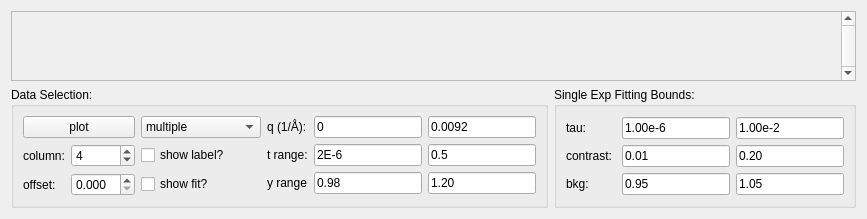
          <widget class="QWidget" name="tab_6">
           <attribute name="title">
            <string>g2</string>
           </attribute>
           <layout class="QGridLayout" name="gridLayout_9">
            <item row="0" column="0">
             <widget class="QScrollArea" name="scrollArea">
              <property name="sizePolicy">
               <sizepolicy hsizetype="Preferred" vsizetype="Preferred">
                <horstretch>0</horstretch>
                <verstretch>30</verstretch>
               </sizepolicy>
              </property>
              <property name="minimumSize">
               <size>
                <width>0</width>
                <height>0</height>
               </size>
              </property>
              <property name="verticalScrollBarPolicy">
               <enum>Qt::ScrollBarAlwaysOn</enum>
              </property>
              <property name="sizeAdjustPolicy">
               <enum>QAbstractScrollArea::AdjustToContents</enum>
              </property>
              <property name="widgetResizable">
               <bool>true</bool>
              </property>
              <widget class="QWidget" name="g2_scroll_area">
               <property name="geometry">
                <rect>
                 <x>0</x>
                 <y>0</y>
                 <width>1776</width>
                 <height>863</height>
                </rect>
               </property>
               <property name="sizePolicy">
                <sizepolicy hsizetype="Expanding" vsizetype="Expanding">
                 <horstretch>0</horstretch>
                 <verstretch>0</verstretch>
                </sizepolicy>
               </property>
               <layout class="QGridLayout" name="gridLayout_10">
                <item row="0" column="0">
                 <widget class="PlotWidgetDev" name="mp_g2" native="true">
                  <property name="sizePolicy">
                   <sizepolicy hsizetype="Expanding" vsizetype="Preferred">
                    <horstretch>0</horstretch>
                    <verstretch>0</verstretch>
                   </sizepolicy>
                  </property>
                  <property name="minimumSize">
                   <size>
                    <width>0</width>
                    <height>0</height>
                   </size>
                  </property>
                 </widget>
                </item>
               </layout>
              </widget>
             </widget>
            </item>
            <item row="1" column="0">
             <layout class="QGridLayout" name="gridLayout_8">
              <item row="0" column="0">
               <widget class="QGroupBox" name="groupBox">
                <property name="sizePolicy">
                 <sizepolicy hsizetype="Expanding" vsizetype="Preferred">
                  <horstretch>0</horstretch>
                  <verstretch>0</verstretch>
                 </sizepolicy>
                </property>
                <property name="minimumSize">
                 <size>
                  <width>0</width>
                  <height>0</height>
                 </size>
                </property>
                <property name="maximumSize">
                 <size>
                  <width>16777215</width>
                  <height>65536</height>
                 </size>
                </property>
                <property name="title">
                 <string>Data Selection:</string>
                </property>
                <layout class="QGridLayout" name="gridLayout_13">
                 <item row="0" column="1">
                  <layout class="QGridLayout" name="gridLayout_11">
                   <item row="2" column="1">
                    <widget class="QLineEdit" name="g2_ymin">
                     <property name="sizePolicy">
                      <sizepolicy hsizetype="Fixed" vsizetype="Fixed">
                       <horstretch>0</horstretch>
                       <verstretch>0</verstretch>
                      </sizepolicy>
                     </property>
                     <property name="text">
                      <string>0.98</string>
                     </property>
                     <property name="placeholderText">
                      <string>min</string>
                     </property>
                    </widget>
                   </item>
                   <item row="0" column="1">
                    <widget class="QLineEdit" name="g2_qmin">
                     <property name="sizePolicy">
                      <sizepolicy hsizetype="Fixed" vsizetype="Fixed">
                       <horstretch>0</horstretch>
                       <verstretch>0</verstretch>
                      </sizepolicy>
                     </property>
                     <property name="text">
                      <string>0</string>
                     </property>
                     <property name="placeholderText">
                      <string>min</string>
                     </property>
                    </widget>
                   </item>
                   <item row="0" column="0">
                    <widget class="QLabel" name="label_3">
                     <property name="text">
                      <string>q (1/Å):</string>
                     </property>
                    </widget>
                   </item>
                   <item row="1" column="0">
                    <widget class="QLabel" name="label_4">
                     <property name="text">
                      <string>t range:</string>
                     </property>
                    </widget>
                   </item>
                   <item row="2" column="0">
                    <widget class="QLabel" name="label_7">
                     <property name="text">
                      <string>y range</string>
                     </property>
                    </widget>
                   </item>
                   <item row="1" column="1">
                    <widget class="QLineEdit" name="g2_tmin">
                     <property name="sizePolicy">
                      <sizepolicy hsizetype="Fixed" vsizetype="Fixed">
                       <horstretch>0</horstretch>
                       <verstretch>0</verstretch>
                      </sizepolicy>
                     </property>
                     <property name="text">
                      <string>2E-6</string>
                     </property>
                     <property name="placeholderText">
                      <string>min</string>
                     </property>
                    </widget>
                   </item>
                   <item row="0" column="2">
                    <widget class="QLineEdit" name="g2_qmax">
                     <property name="sizePolicy">
                      <sizepolicy hsizetype="Fixed" vsizetype="Fixed">
                       <horstretch>0</horstretch>
                       <verstretch>0</verstretch>
                      </sizepolicy>
                     </property>
                     <property name="text">
                      <string>0.0092</string>
                     </property>
                     <property name="placeholderText">
                      <string>max</string>
                     </property>
                    </widget>
                   </item>
                   <item row="1" column="2">
                    <widget class="QLineEdit" name="g2_tmax">
                     <property name="sizePolicy">
                      <sizepolicy hsizetype="Fixed" vsizetype="Fixed">
                       <horstretch>0</horstretch>
                       <verstretch>0</verstretch>
                      </sizepolicy>
                     </property>
                     <property name="text">
                      <string>0.5</string>
                     </property>
                     <property name="placeholderText">
                      <string>max</string>
                     </property>
                    </widget>
                   </item>
                   <item row="2" column="2">
                    <widget class="QLineEdit" name="g2_ymax">
                     <property name="sizePolicy">
                      <sizepolicy hsizetype="Fixed" vsizetype="Fixed">
                       <horstretch>0</horstretch>
                       <verstretch>0</verstretch>
                      </sizepolicy>
                     </property>
                     <property name="text">
                      <string>1.20</string>
                     </property>
                     <property name="placeholderText">
                      <string>max</string>
                     </property>
                    </widget>
                   </item>
                  </layout>
                 </item>
                 <item row="0" column="0">
                  <layout class="QGridLayout" name="gridLayout_19">
                   <item row="1" column="0">
                    <widget class="QLabel" name="label_8">
                     <property name="text">
                      <string>column:</string>
                     </property>
                    </widget>
                   </item>
                   <item row="1" column="1">
                    <widget class="QSpinBox" name="sb_g2_column">
                     <property name="minimum">
                      <number>1</number>
                     </property>
                     <property name="maximum">
                      <number>8</number>
                     </property>
                     <property name="singleStep">
                      <number>1</number>
                     </property>
                     <property name="value">
                      <number>4</number>
                     </property>
                    </widget>
                   </item>
                   <item row="1" column="2">
                    <widget class="QCheckBox" name="g2_show_label">
                     <property name="text">
                      <string>show label?</string>
                     </property>
                    </widget>
                   </item>
                   <item row="2" column="0">
                    <widget class="QLabel" name="label">
                     <property name="text">
                      <string>offset:</string>
                     </property>
                    </widget>
                   </item>
                   <item row="2" column="1">
                    <widget class="QDoubleSpinBox" name="sb_g2_offset">
                     <property name="decimals">
                      <number>3</number>
                     </property>
                     <property name="singleStep">
                      <double>0.005000000000000</double>
                     </property>
                    </widget>
                   </item>
                   <item row="2" column="2">
                    <widget class="QCheckBox" name="g2_show_fit">
                     <property name="text">
                      <string>show fit?</string>
                     </property>
                    </widget>
                   </item>
                   <item row="0" column="0" colspan="2">
                    <widget class="QPushButton" name="pushButton_4">
                     <property name="sizePolicy">
                      <sizepolicy hsizetype="Minimum" vsizetype="Preferred">
                       <horstretch>0</horstretch>
                       <verstretch>0</verstretch>
                      </sizepolicy>
                     </property>
                     <property name="minimumSize">
                      <size>
                       <width>0</width>
                       <height>0</height>
                      </size>
                     </property>
                     <property name="text">
                      <string>plot</string>
                     </property>
                    </widget>
                   </item>
                   <item row="0" column="2">
                    <widget class="QComboBox" name="g2_plot_type">
                     <item>
                      <property name="text">
                       <string>multiple</string>
                      </property>
                     </item>
                     <item>
                      <property name="text">
                       <string>single</string>
                      </property>
                     </item>
                     <item>
                      <property name="text">
                       <string>single-combined</string>
                      </property>
                     </item>
                    </widget>
                   </item>
                  </layout>
                 </item>
                </layout>
               </widget>
              </item>
              <item row="0" column="1">
               <widget class="QGroupBox" name="groupBox_2">
                <property name="sizePolicy">
                 <sizepolicy hsizetype="Expanding" vsizetype="Preferred">
                  <horstretch>0</horstretch>
                  <verstretch>0</verstretch>
                 </sizepolicy>
                </property>
                <property name="minimumSize">
                 <size>
                  <width>0</width>
                  <height>0</height>
                 </size>
                </property>
                <property name="maximumSize">
                 <size>
                  <width>16777215</width>
                  <height>65536</height>
                 </size>
                </property>
                <property name="title">
                 <string>Single Exp Fitting Bounds:</string>
                </property>
                <layout class="QGridLayout" name="gridLayout_14">
                 <item row="0" column="0">
                  <layout class="QGridLayout" name="gridLayout_15">
                   <item row="0" column="2">
                    <widget class="QLineEdit" name="tau_max">
                     <property name="text">
                      <string>1.00e-2</string>
                     </property>
                     <property name="placeholderText">
                      <string>max</string>
                     </property>
                    </widget>
                   </item>
                   <item row="1" column="2">
                    <widget class="QLineEdit" name="cts_max">
                     <property name="text">
                      <string>0.20</string>
                     </property>
                     <property name="placeholderText">
                      <string>max</string>
                     </property>
                    </widget>
                   </item>
                   <item row="0" column="1">
                    <widget class="QLineEdit" name="tau_min">
                     <property name="text">
                      <string>1.00e-6</string>
                     </property>
                     <property name="placeholderText">
                      <string>min</string>
                     </property>
                    </widget>
                   </item>
                   <item row="1" column="0">
                    <widget class="QLabel" name="label_6">
                     <property name="text">
                      <string>contrast: </string>
                     </property>
                    </widget>
                   </item>
                   <item row="2" column="2">
                    <widget class="QLineEdit" name="bkg_max">
                     <property name="text">
                      <string>1.05</string>
                     </property>
                     <property name="placeholderText">
                      <string>max</string>
                     </property>
                    </widget>
                   </item>
                   <item row="1" column="1">
                    <widget class="QLineEdit" name="cts_min">
                     <property name="text">
                      <string>0.01</string>
                     </property>
                     <property name="placeholderText">
                      <string>min</string>
                     </property>
                    </widget>
                   </item>
                   <item row="2" column="1">
                    <widget class="QLineEdit" name="bkg_min">
                     <property name="text">
                      <string>0.95</string>
                     </property>
                     <property name="placeholderText">
                      <string>min</string>
                     </property>
                    </widget>
                   </item>
                   <item row="2" column="0">
                    <widget class="QLabel" name="label_10">
                     <property name="text">
                      <string>bkg:</string>
                     </property>
                    </widget>
                   </item>
                   <item row="0" column="0">
                    <widget class="QLabel" name="label_5">
                     <property name="text">
                      <string>tau:</string>
                     </property>
                    </widget>
                   </item>
                  </layout>
                 </item>
                </layout>
               </widget>
              </item>
             </layout>
            </item>
           </layout>
          </widget>
